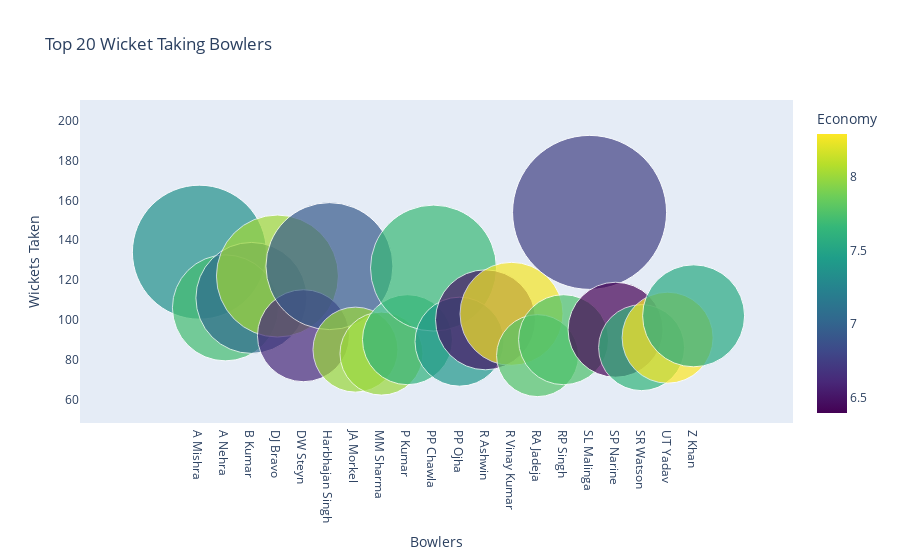

Write notebook code for a chart like this one.
### Code cell
trace = go.Scatter(
    y = bowlers['wickets'],
    x = bowlers['bowler'],
    mode='markers',
    marker=dict(
        size= bowlers['wickets'].values,
        color = bowlers['economy'].values,
        colorscale='Viridis',
        showscale=True,
        colorbar = dict(title = 'Economy'),
    ),
    text = bowlers['overs'].values
)
data = [(trace)]

layout= go.Layout(
    autosize= True,
    title= 'Top 20 Wicket Taking Bowlers',
    hovermode= 'closest',
    xaxis=dict(
        showgrid=False,
        zeroline=False,
        showline=False,
        title='Bowlers'
    ),
    yaxis=dict(
        title= 'Wickets Taken',
        ticklen= 5,
        gridwidth= 2,
        showgrid=False,
        zeroline=False,
        showline=False
    ),
    showlegend= False
)
fig = go.Figure(data=data, layout=layout)
py.iplot(fig,filename='scatterChol')

### Figure 1 — Plotly figure (JSON) as saved in the notebook; plotly's stock layout.template omitted (floating-point values rounded to 4 significant figures)
{"data": [{"marker": {"color": [7.344, 7.711, 7.047, 8.02, 6.616, 6.934, 8.003, 8, 7.613, 7.674, 7.404, 6.494, 8.267, 7.768, 7.747, 6.757, 6.396, 7.638, 8.29, 7.546], "colorbar": {"title": {"text": "Economy"}}, "colorscale": [[0, "#440154"], [0.1111, "#482878"], [0.2222, "#3e4989"], [0.3333, "#31688e"], [0.4444, "#26828e"], [0.5556, "#1f9e89"], [0.6667, "#35b779"], [0.7778, "#6ece58"], [0.8889, "#b5de2b"], [1, "#fde725"]], "showscale": true, "size": [134, 106, 111, 122, 92, 127, 85, 83, 90, 126, 89, 100, 103, 82, 90, 154, 95, 86, 91, 102]}, "mode": "markers", "text": [450, 329, 342, 351, 359, 498, 301, 261, 439, 432, 324, 393, 360, 327, 312, 449, 326, 326, 338, 379], "type": "scatter", "x": ["A Mishra", "A Nehra", "B Kumar", "DJ Bravo", "DW Steyn", "Harbhajan Singh", "JA Morkel", "MM Sharma", "P Kumar", "PP Chawla", "PP Ojha", "R Ashwin", "R Vinay Kumar", "RA Jadeja", "RP Singh", "SL Malinga", "SP Narine", "SR Watson", "UT Yadav", "Z Khan"], "y": [134, 106, 111, 122, 92, 127, 85, 83, 90, 126, 89, 100, 103, 82, 90, 154, 95, 86, 91, 102]}], "layout": {"autosize": true, "hovermode": "closest", "showlegend": false, "title": {"text": "Top 20 Wicket Taking Bowlers"}, "xaxis": {"showgrid": false, "showline": false, "title": {"text": "Bowlers"}, "zeroline": false}, "yaxis": {"gridwidth": 2, "showgrid": false, "showline": false, "ticklen": 5, "title": {"text": "Wickets Taken"}, "zeroline": false}}}
